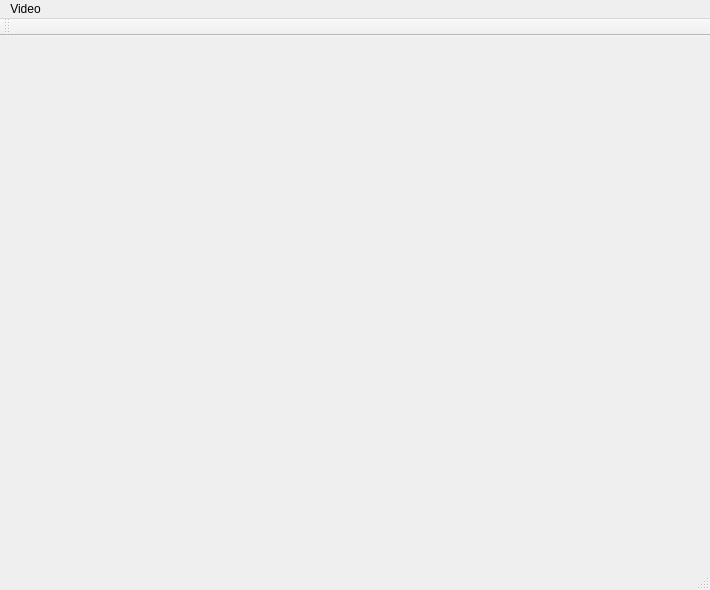
<?xml version="1.0" encoding="UTF-8"?>
<ui version="4.0">
 <class>MainWindow</class>
 <widget class="QMainWindow" name="MainWindow">
  <property name="geometry">
   <rect>
    <x>0</x>
    <y>0</y>
    <width>710</width>
    <height>590</height>
   </rect>
  </property>
  <property name="windowTitle">
   <string>Video Survalance</string>
  </property>
  <widget class="QWidget" name="centralWidget">
   <widget class="QLabel" name="lb">
    <property name="geometry">
     <rect>
      <x>0</x>
      <y>0</y>
      <width>600</width>
      <height>480</height>
     </rect>
    </property>
    <property name="text">
     <string/>
    </property>
   </widget>
  </widget>
  <widget class="QMenuBar" name="menuBar">
   <property name="geometry">
    <rect>
     <x>0</x>
     <y>0</y>
     <width>710</width>
     <height>23</height>
    </rect>
   </property>
   <widget class="QMenu" name="menuVideo">
    <property name="title">
     <string>Video</string>
    </property>
   </widget>
   <addaction name="menuVideo"/>
  </widget>
  <widget class="QToolBar" name="mainToolBar">
   <attribute name="toolBarArea">
    <enum>TopToolBarArea</enum>
   </attribute>
   <attribute name="toolBarBreak">
    <bool>false</bool>
   </attribute>
  </widget>
  <widget class="QStatusBar" name="statusBar"/>
 </widget>
 <layoutdefault spacing="6" margin="11"/>
 <resources/>
 <connections/>
</ui>
